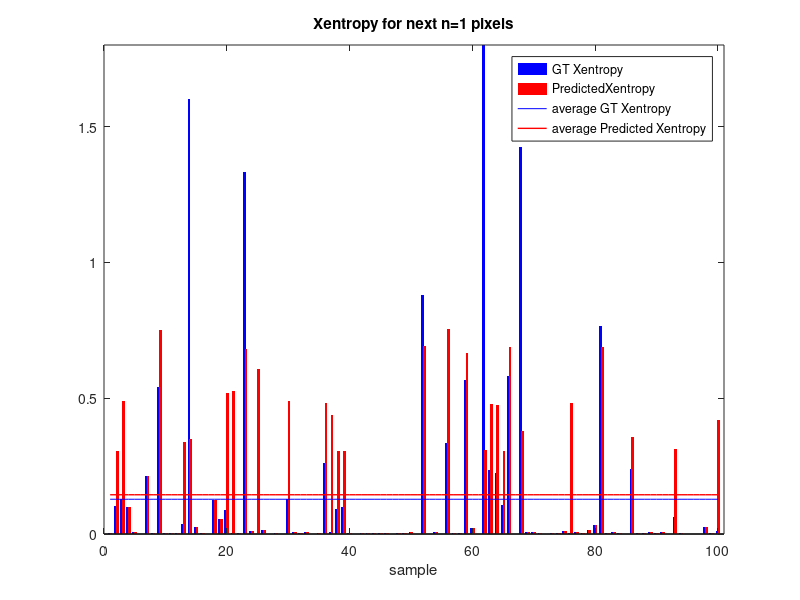

The MATLAB script that drew this image:
load('PR_Xentropy_gru3l32u.mat')
PRX = mat;
load('GT_Xentropy_gru3l32u.mat')
GTX = mat;

meangt = mean(GTX,1);
meanpr = mean(PRX,1);

[N D] = size(GTX);
samples = 1:N;
one = ones(N,1);


gw = 0.9 ; % almost touching, 1 is touching
f1 = bar(samples-gw/6,GTX(:,1),gw/2,'b','EdgeColor','none') ;
xlim([0 101])
%ylim([0 1.1])
title('Xentropy for next n=300 pixels')
xlabel('sample') % x-axis label
ylabel('Xentropy') % y-axis label
hold on ;
f2 = bar(samples+gw/6,PRX(:,1),gw/2,'r','EdgeColor','none') ;
hold on
plot(samples,one*mean(GTX(:,1)),'b',samples,one*mean(PRX(:,1)),'r','LineWidth',1);
legend('GT Xentropy','PredictedXentropy','average GT Xentropy','average Predicted Xentropy','Location','best')
hold off

gw = 0.9 ; % almost touching, 1 is touching
f1 = bar(samples-gw/6,GTX(:,2),gw/2,'b','EdgeColor','none') ;
xlim([0 101])
ylim([0 0.72])
title('Xentropy for next n=28 pixels')
xlabel('sample') % x-axis label
ylabel('Xentropy') % y-axis label
hold on ;
f2 = bar(samples+gw/6,PRX(:,2),gw/2,'r','EdgeColor','none') ;
hold on
plot(samples,one*mean(GTX(:,2)),'b',samples,one*mean(PRX(:,2)),'r','LineWidth',1);
legend('GT Xentropy','PredictedXentropy','average GT Xentropy','average Predicted Xentropy','Location','northwest')
hold off

gw = 0.9 ; % almost touching, 1 is touching
f1 = bar(samples-gw/6,GTX(:,3),gw/2,'b','EdgeColor','none') ;
xlim([0 101])
ylim([0 1.25])
title('Xentropy for next n=10 pixels')
xlabel('sample') % x-axis label
ylabel('Xentropy') % y-axis label
hold on ;
f2 = bar(samples+gw/6,PRX(:,3),gw/2,'r','EdgeColor','none') ;
hold on
plot(samples,one*mean(GTX(:,3)),'b',samples,one*mean(PRX(:,3)),'r','LineWidth',1);
legend('GT Xentropy','PredictedXentropy','average GT Xentropy','average Predicted Xentropy','Location','northwest')
hold off

gw = 0.9 ; % almost touching, 1 is touching
f1 = bar(samples-gw/6,GTX(:,4),gw/2,'b','EdgeColor','none') ;
xlim([0 101])
ylim([0 1.8])
title('Xentropy for next n=1 pixels')
xlabel('sample') % x-axis label
%ylabel('Xentropy') % y-axis label
hold on ;
f2 = bar(samples+gw/6,PRX(:,4),gw/2,'r','EdgeColor','none') ;
hold on
plot(samples,one*mean(GTX(:,4)),'b',samples,one*mean(PRX(:,4)),'r','LineWidth',1);
legend('GT Xentropy','PredictedXentropy','average GT Xentropy','average Predicted Xentropy','Location','best')
hold off
